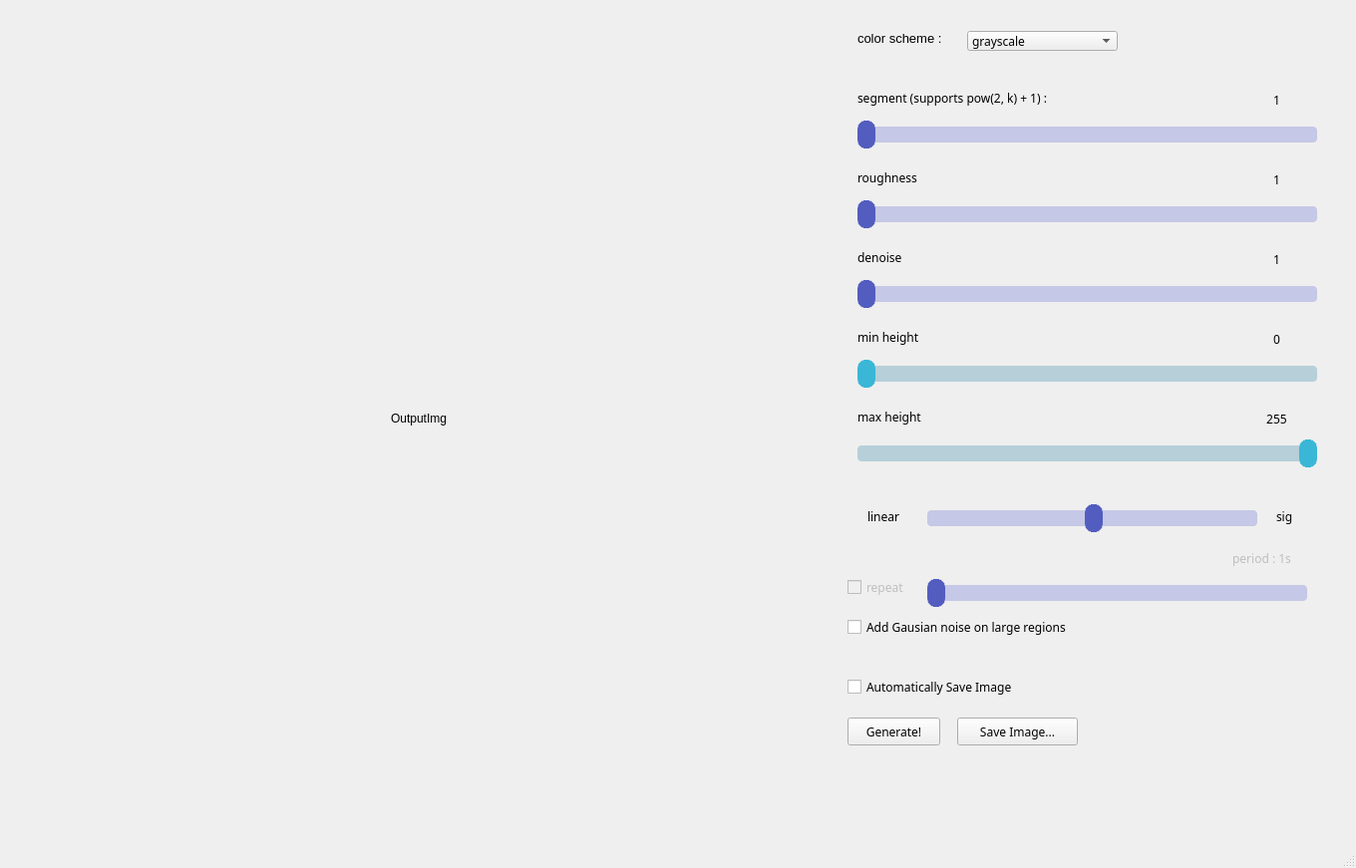
<?xml version="1.0" encoding="UTF-8"?>
<ui version="4.0">
 <class>MainWindow</class>
 <widget class="QMainWindow" name="MainWindow">
  <property name="geometry">
   <rect>
    <x>0</x>
    <y>0</y>
    <width>1360</width>
    <height>871</height>
   </rect>
  </property>
  <property name="windowTitle">
   <string>MainWindow</string>
  </property>
  <widget class="QWidget" name="centralwidget">
   <widget class="QPushButton" name="generateButton">
    <property name="geometry">
     <rect>
      <x>850</x>
      <y>720</y>
      <width>93</width>
      <height>28</height>
     </rect>
    </property>
    <property name="font">
     <font>
      <family>Leelawadee</family>
     </font>
    </property>
    <property name="text">
     <string>Generate!</string>
    </property>
    <property name="autoRepeat">
     <bool>false</bool>
    </property>
   </widget>
   <widget class="QLabel" name="visualLabel">
    <property name="geometry">
     <rect>
      <x>20</x>
      <y>20</y>
      <width>800</width>
      <height>800</height>
     </rect>
    </property>
    <property name="styleSheet">
     <string notr="true"/>
    </property>
    <property name="text">
     <string>OutputImg</string>
    </property>
    <property name="alignment">
     <set>Qt::AlignCenter</set>
    </property>
   </widget>
   <widget class="QSlider" name="segmentSlider">
    <property name="geometry">
     <rect>
      <x>860</x>
      <y>120</y>
      <width>461</width>
      <height>31</height>
     </rect>
    </property>
    <property name="font">
     <font>
      <italic>false</italic>
     </font>
    </property>
    <property name="styleSheet">
     <string notr="true">QSlider::groove:horizontal { 
	background-color: #c5c8e6;
	border: 0px solid #424242; 
	height: 16px; 
	border-radius: 4px;
}

QSlider::handle:horizontal { 
	background-color: #525dbf; 
	border: 6px solid #525dbf;
	width: 6px; 
	margin-top: -6px; 
	margin-bottom: -6px; 
	border-radius: 9px; 
}

QSlider::handle:horizontal:hover { 
	border-radius: 10px;
}</string>
    </property>
    <property name="orientation">
     <enum>Qt::Horizontal</enum>
    </property>
   </widget>
   <widget class="QLabel" name="label">
    <property name="geometry">
     <rect>
      <x>860</x>
      <y>90</y>
      <width>241</width>
      <height>16</height>
     </rect>
    </property>
    <property name="font">
     <font>
      <family>Leelawadee</family>
     </font>
    </property>
    <property name="text">
     <string>segment (supports pow(2, k) + 1) : </string>
    </property>
   </widget>
   <widget class="QLabel" name="segmentLabel">
    <property name="geometry">
     <rect>
      <x>1240</x>
      <y>90</y>
      <width>81</width>
      <height>20</height>
     </rect>
    </property>
    <property name="font">
     <font>
      <family>Leelawadee</family>
     </font>
    </property>
    <property name="text">
     <string>1</string>
    </property>
    <property name="alignment">
     <set>Qt::AlignCenter</set>
    </property>
   </widget>
   <widget class="QSlider" name="roughnessSlider">
    <property name="geometry">
     <rect>
      <x>860</x>
      <y>200</y>
      <width>461</width>
      <height>31</height>
     </rect>
    </property>
    <property name="styleSheet">
     <string notr="true">QSlider::groove:horizontal { 
	background-color: #c5c8e6;
	border: 0px solid #424242; 
	height: 16px; 
	border-radius: 4px;
}

QSlider::handle:horizontal { 
	background-color: #525dbf; 
	border: 6px solid #525dbf;
	width: 6px; 
	margin-top: -6px; 
	margin-bottom: -6px; 
	border-radius: 9px; 
}

QSlider::handle:horizontal:hover { 
	border-radius: 10px;
}</string>
    </property>
    <property name="orientation">
     <enum>Qt::Horizontal</enum>
    </property>
   </widget>
   <widget class="QLabel" name="label_3">
    <property name="geometry">
     <rect>
      <x>860</x>
      <y>170</y>
      <width>241</width>
      <height>16</height>
     </rect>
    </property>
    <property name="font">
     <font>
      <family>Leelawadee</family>
     </font>
    </property>
    <property name="text">
     <string>roughness</string>
    </property>
   </widget>
   <widget class="QLabel" name="roughnessLabel">
    <property name="geometry">
     <rect>
      <x>1240</x>
      <y>170</y>
      <width>81</width>
      <height>20</height>
     </rect>
    </property>
    <property name="font">
     <font>
      <family>Leelawadee</family>
     </font>
    </property>
    <property name="text">
     <string>1</string>
    </property>
    <property name="alignment">
     <set>Qt::AlignCenter</set>
    </property>
   </widget>
   <widget class="QComboBox" name="colorSchemeBox">
    <property name="geometry">
     <rect>
      <x>970</x>
      <y>31</y>
      <width>151</width>
      <height>20</height>
     </rect>
    </property>
    <property name="font">
     <font>
      <family>Leelawadee UI Semilight</family>
     </font>
    </property>
    <item>
     <property name="text">
      <string>grayscale</string>
     </property>
    </item>
    <item>
     <property name="text">
      <string>normal</string>
     </property>
    </item>
   </widget>
   <widget class="QSlider" name="denoiseSlider">
    <property name="geometry">
     <rect>
      <x>860</x>
      <y>280</y>
      <width>461</width>
      <height>31</height>
     </rect>
    </property>
    <property name="styleSheet">
     <string notr="true">QSlider::groove:horizontal { 
	background-color: #c5c8e6;
	border: 0px solid #424242; 
	height: 16px; 
	border-radius: 4px;
}

QSlider::handle:horizontal { 
	background-color: #525dbf; 
	border: 6px solid #525dbf;
	width: 6px; 
	margin-top: -6px; 
	margin-bottom: -6px; 
	border-radius: 9px; 
}

QSlider::handle:horizontal:hover { 
	border-radius: 10px;
}</string>
    </property>
    <property name="orientation">
     <enum>Qt::Horizontal</enum>
    </property>
   </widget>
   <widget class="QLabel" name="denoiseLabel">
    <property name="geometry">
     <rect>
      <x>1240</x>
      <y>250</y>
      <width>81</width>
      <height>20</height>
     </rect>
    </property>
    <property name="font">
     <font>
      <family>Leelawadee</family>
     </font>
    </property>
    <property name="text">
     <string>1</string>
    </property>
    <property name="alignment">
     <set>Qt::AlignCenter</set>
    </property>
   </widget>
   <widget class="QLabel" name="label_4">
    <property name="geometry">
     <rect>
      <x>860</x>
      <y>250</y>
      <width>241</width>
      <height>16</height>
     </rect>
    </property>
    <property name="font">
     <font>
      <family>Leelawadee</family>
     </font>
    </property>
    <property name="text">
     <string>denoise</string>
    </property>
   </widget>
   <widget class="QLabel" name="label_5">
    <property name="geometry">
     <rect>
      <x>860</x>
      <y>30</y>
      <width>101</width>
      <height>16</height>
     </rect>
    </property>
    <property name="font">
     <font>
      <family>Leelawadee UI</family>
      <pointsize>10</pointsize>
     </font>
    </property>
    <property name="text">
     <string>color scheme :</string>
    </property>
    <property name="textFormat">
     <enum>Qt::AutoText</enum>
    </property>
   </widget>
   <widget class="QPushButton" name="saveImgButton">
    <property name="geometry">
     <rect>
      <x>960</x>
      <y>720</y>
      <width>121</width>
      <height>28</height>
     </rect>
    </property>
    <property name="font">
     <font>
      <family>Leelawadee</family>
     </font>
    </property>
    <property name="text">
     <string>Save Image...</string>
    </property>
   </widget>
   <widget class="QSlider" name="repeatPeriodSlider">
    <property name="enabled">
     <bool>false</bool>
    </property>
    <property name="geometry">
     <rect>
      <x>930</x>
      <y>580</y>
      <width>381</width>
      <height>31</height>
     </rect>
    </property>
    <property name="styleSheet">
     <string notr="true">QSlider::groove:horizontal { 
	background-color: #c5c8e6;
	border: 0px solid #424242; 
	height: 16px; 
	border-radius: 4px;
}

QSlider::handle:horizontal { 
	background-color: #525dbf; 
	border: 6px solid #525dbf;
	width: 6px; 
	margin-top: -6px; 
	margin-bottom: -6px; 
	border-radius: 9px; 
}

QSlider::handle:horizontal:hover { 
	border-radius: 10px;
}</string>
    </property>
    <property name="orientation">
     <enum>Qt::Horizontal</enum>
    </property>
   </widget>
   <widget class="QLabel" name="segmentLabel_2">
    <property name="enabled">
     <bool>false</bool>
    </property>
    <property name="geometry">
     <rect>
      <x>1220</x>
      <y>550</y>
      <width>91</width>
      <height>20</height>
     </rect>
    </property>
    <property name="font">
     <font>
      <family>Leelawadee</family>
     </font>
    </property>
    <property name="text">
     <string>period : 1s</string>
    </property>
    <property name="alignment">
     <set>Qt::AlignCenter</set>
    </property>
   </widget>
   <widget class="QCheckBox" name="repeatCheckBox">
    <property name="enabled">
     <bool>false</bool>
    </property>
    <property name="geometry">
     <rect>
      <x>850</x>
      <y>580</y>
      <width>96</width>
      <height>19</height>
     </rect>
    </property>
    <property name="font">
     <font>
      <family>Leelawadee</family>
     </font>
    </property>
    <property name="text">
     <string>repeat</string>
    </property>
   </widget>
   <widget class="QSlider" name="normalizeFunctionSlider">
    <property name="geometry">
     <rect>
      <x>930</x>
      <y>500</y>
      <width>331</width>
      <height>41</height>
     </rect>
    </property>
    <property name="styleSheet">
     <string notr="true">QSlider::groove:horizontal { 
	background-color: #c5c8e6;
	border: 0px solid #424242; 
	height: 16px; 
	border-radius: 4px;
}

QSlider::handle:horizontal { 
	background-color: #525dbf; 
	border: 6px solid #525dbf;
	width: 6px; 
	margin-top: -6px; 
	margin-bottom: -6px; 
	border-radius: 9px; 
}

QSlider::handle:horizontal:hover { 
	border-radius: 10px;
}</string>
    </property>
    <property name="value">
     <number>50</number>
    </property>
    <property name="orientation">
     <enum>Qt::Horizontal</enum>
    </property>
   </widget>
   <widget class="QLabel" name="label_2">
    <property name="geometry">
     <rect>
      <x>870</x>
      <y>510</y>
      <width>41</width>
      <height>16</height>
     </rect>
    </property>
    <property name="font">
     <font>
      <family>Leelawadee</family>
     </font>
    </property>
    <property name="text">
     <string>linear</string>
    </property>
   </widget>
   <widget class="QLabel" name="label_6">
    <property name="geometry">
     <rect>
      <x>1280</x>
      <y>510</y>
      <width>41</width>
      <height>16</height>
     </rect>
    </property>
    <property name="font">
     <font>
      <family>Leelawadee</family>
     </font>
    </property>
    <property name="text">
     <string>sig</string>
    </property>
   </widget>
   <widget class="QCheckBox" name="autoSaveCheckBox">
    <property name="geometry">
     <rect>
      <x>850</x>
      <y>680</y>
      <width>201</width>
      <height>19</height>
     </rect>
    </property>
    <property name="font">
     <font>
      <family>Leelawadee</family>
     </font>
    </property>
    <property name="text">
     <string>Automatically Save Image</string>
    </property>
   </widget>
   <widget class="QCheckBox" name="gaussianNoiseCheckBox">
    <property name="geometry">
     <rect>
      <x>850</x>
      <y>620</y>
      <width>261</width>
      <height>19</height>
     </rect>
    </property>
    <property name="font">
     <font>
      <family>Leelawadee</family>
     </font>
    </property>
    <property name="text">
     <string>Add Gausian noise on large regions</string>
    </property>
   </widget>
   <widget class="QSlider" name="minHeightSlider">
    <property name="geometry">
     <rect>
      <x>860</x>
      <y>360</y>
      <width>461</width>
      <height>31</height>
     </rect>
    </property>
    <property name="styleSheet">
     <string notr="true">QSlider::groove:horizontal { 
	background-color: #b6cfd9;
	border: 0px solid #424242; 
	height: 16px; 
	border-radius: 4px;
}

QSlider::handle:horizontal { 
	background-color: #3ab7d6; 
	border: 6px solid #3ab7d6;
	width: 6px; 
	margin-top: -6px; 
	margin-bottom: -6px; 
	border-radius: 9px; 
}

QSlider::handle:horizontal:hover { 
	border-radius: 10px;
}</string>
    </property>
    <property name="maximum">
     <number>255</number>
    </property>
    <property name="orientation">
     <enum>Qt::Horizontal</enum>
    </property>
   </widget>
   <widget class="QLabel" name="label_7">
    <property name="geometry">
     <rect>
      <x>860</x>
      <y>330</y>
      <width>241</width>
      <height>16</height>
     </rect>
    </property>
    <property name="font">
     <font>
      <family>Leelawadee</family>
     </font>
    </property>
    <property name="text">
     <string>min height</string>
    </property>
   </widget>
   <widget class="QLabel" name="minHeightLabel">
    <property name="geometry">
     <rect>
      <x>1240</x>
      <y>330</y>
      <width>81</width>
      <height>20</height>
     </rect>
    </property>
    <property name="font">
     <font>
      <family>Leelawadee</family>
     </font>
    </property>
    <property name="text">
     <string>0</string>
    </property>
    <property name="alignment">
     <set>Qt::AlignCenter</set>
    </property>
   </widget>
   <widget class="QLabel" name="maxHeightLabel">
    <property name="geometry">
     <rect>
      <x>1240</x>
      <y>410</y>
      <width>81</width>
      <height>20</height>
     </rect>
    </property>
    <property name="font">
     <font>
      <family>Leelawadee</family>
     </font>
    </property>
    <property name="text">
     <string>255</string>
    </property>
    <property name="alignment">
     <set>Qt::AlignCenter</set>
    </property>
   </widget>
   <widget class="QLabel" name="label_8">
    <property name="geometry">
     <rect>
      <x>860</x>
      <y>410</y>
      <width>241</width>
      <height>16</height>
     </rect>
    </property>
    <property name="font">
     <font>
      <family>Leelawadee</family>
     </font>
    </property>
    <property name="text">
     <string>max height</string>
    </property>
   </widget>
   <widget class="QSlider" name="maxHeightSlider">
    <property name="geometry">
     <rect>
      <x>860</x>
      <y>440</y>
      <width>461</width>
      <height>31</height>
     </rect>
    </property>
    <property name="styleSheet">
     <string notr="true">QSlider::groove:horizontal { 
	background-color: #b6cfd9;
	border: 0px solid #424242; 
	height: 16px; 
	border-radius: 4px;
}

QSlider::handle:horizontal { 
	background-color: #3ab7d6; 
	border: 6px solid #3ab7d6;
	width: 6px; 
	margin-top: -6px; 
	margin-bottom: -6px; 
	border-radius: 9px; 
}

QSlider::handle:horizontal:hover { 
	border-radius: 10px;
}</string>
    </property>
    <property name="maximum">
     <number>255</number>
    </property>
    <property name="value">
     <number>255</number>
    </property>
    <property name="orientation">
     <enum>Qt::Horizontal</enum>
    </property>
   </widget>
  </widget>
  <widget class="QMenuBar" name="menubar">
   <property name="geometry">
    <rect>
     <x>0</x>
     <y>0</y>
     <width>1360</width>
     <height>26</height>
    </rect>
   </property>
  </widget>
  <widget class="QStatusBar" name="statusbar"/>
 </widget>
 <resources/>
 <connections/>
</ui>
